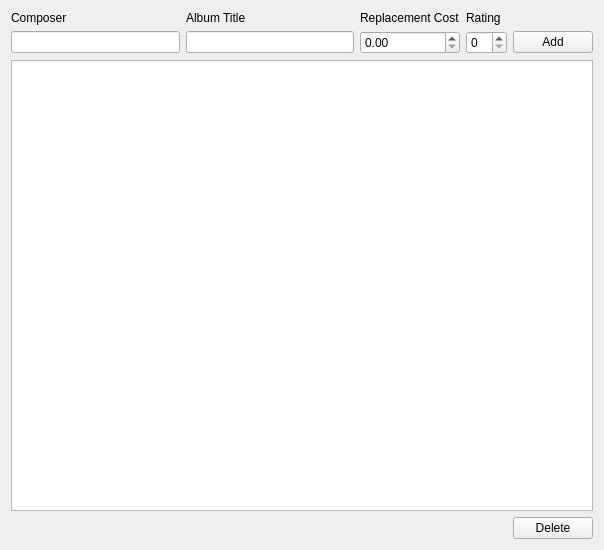
<?xml version="1.0" encoding="UTF-8"?>
<ui version="4.0">
 <class>MainWindow</class>
 <widget class="QMainWindow" name="MainWindow">
  <property name="geometry">
   <rect>
    <x>0</x>
    <y>0</y>
    <width>604</width>
    <height>550</height>
   </rect>
  </property>
  <property name="windowTitle">
   <string>MainWindow</string>
  </property>
  <widget class="QWidget" name="centralWidget">
   <layout class="QGridLayout" name="gridLayout">
    <item row="0" column="0">
     <widget class="QLabel" name="label">
      <property name="text">
       <string>Composer</string>
      </property>
     </widget>
    </item>
    <item row="0" column="1">
     <widget class="QLabel" name="label_2">
      <property name="text">
       <string>Album Title</string>
      </property>
     </widget>
    </item>
    <item row="0" column="2">
     <widget class="QLabel" name="label_3">
      <property name="text">
       <string>Replacement Cost</string>
      </property>
     </widget>
    </item>
    <item row="0" column="3">
     <widget class="QLabel" name="label_4">
      <property name="text">
       <string>Rating</string>
      </property>
     </widget>
    </item>
    <item row="1" column="0">
     <widget class="QLineEdit" name="txtComposer"/>
    </item>
    <item row="1" column="1">
     <widget class="QLineEdit" name="txtTitle"/>
    </item>
    <item row="1" column="2">
     <widget class="QDoubleSpinBox" name="dspnReplaceCost"/>
    </item>
    <item row="1" column="3">
     <widget class="QSpinBox" name="spnRating"/>
    </item>
    <item row="1" column="4">
     <widget class="QPushButton" name="btnAdd">
      <property name="text">
       <string>Add</string>
      </property>
     </widget>
    </item>
    <item row="2" column="0" colspan="5">
     <widget class="QTableView" name="tableView"/>
    </item>
    <item row="3" column="4">
     <widget class="QPushButton" name="btnDel">
      <property name="text">
       <string>Delete</string>
      </property>
     </widget>
    </item>
   </layout>
  </widget>
 </widget>
 <layoutdefault spacing="6" margin="11"/>
 <resources/>
 <connections/>
</ui>
